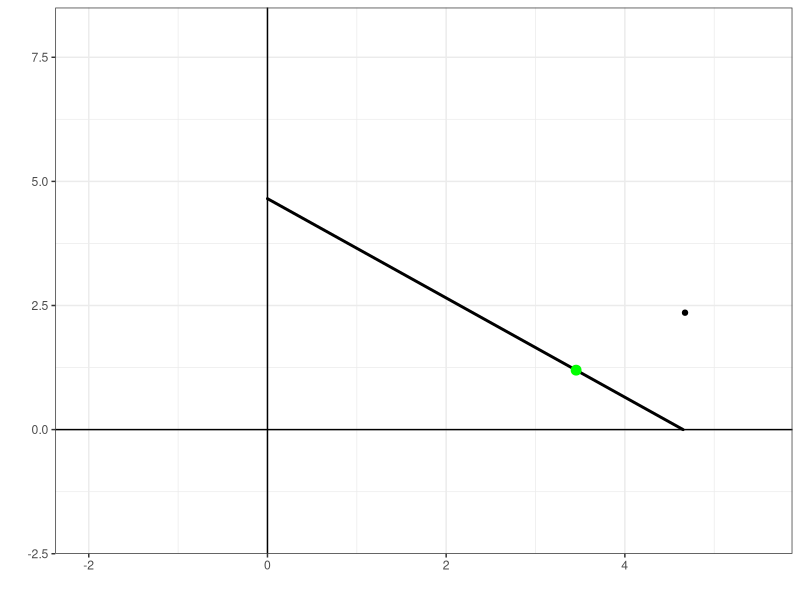

Recreate this plot in R.
library(ggplot2)
library(mvtnorm)
library(lattice)
library(MASS)
library(glmnet)

n <- 100
x1 <- runif(n)
x2 <- runif(n)

y <- 3 * x1 + 4 * x2 + rnorm(n, 0, 5)

m <- lm(y ~ x1 + x2)
b_ols_x <- coef(m)[2]
b_ols_y <- coef(m)[3]
df_ols <- data.frame(bx = b_ols_x, by = b_ols_y)

lasso <- glmnet(cbind(x1, x2), y, lambda = c(1, 2, 3)/ 6)
summary(lasso)
lasso$beta
b_lasso_x <- coef(lasso)[2, 2]
b_lasso_y <- coef(lasso)[3, 2]
t_tuning <- sum(coef(lasso)[2:3, 2])
df_poly <- data.frame(x = c(t_tuning, 0, -t_tuning, 0),
                      y = c(0, t_tuning, 0, -t_tuning))
df_lasso <- data.frame(bx = b_lasso_x, by = b_lasso_y)

ggplot(df_ols) + 
  geom_point(aes(x = bx, y = by)) +
  geom_polygon(data = df_poly, aes(x, y), fill = 'blue', color = 'black', alpha = 1/2, size = 1) +
  geom_point(data = df_lasso, aes(x = bx, y = by), size = 3, color = 'green') +
  theme_bw() +
  xlim(-2, 5.5) +
  ylim(-2, 8) +
  geom_hline(yintercept = 0) +
  geom_vline(xintercept = 0) +
  labs(x = '', y = '')